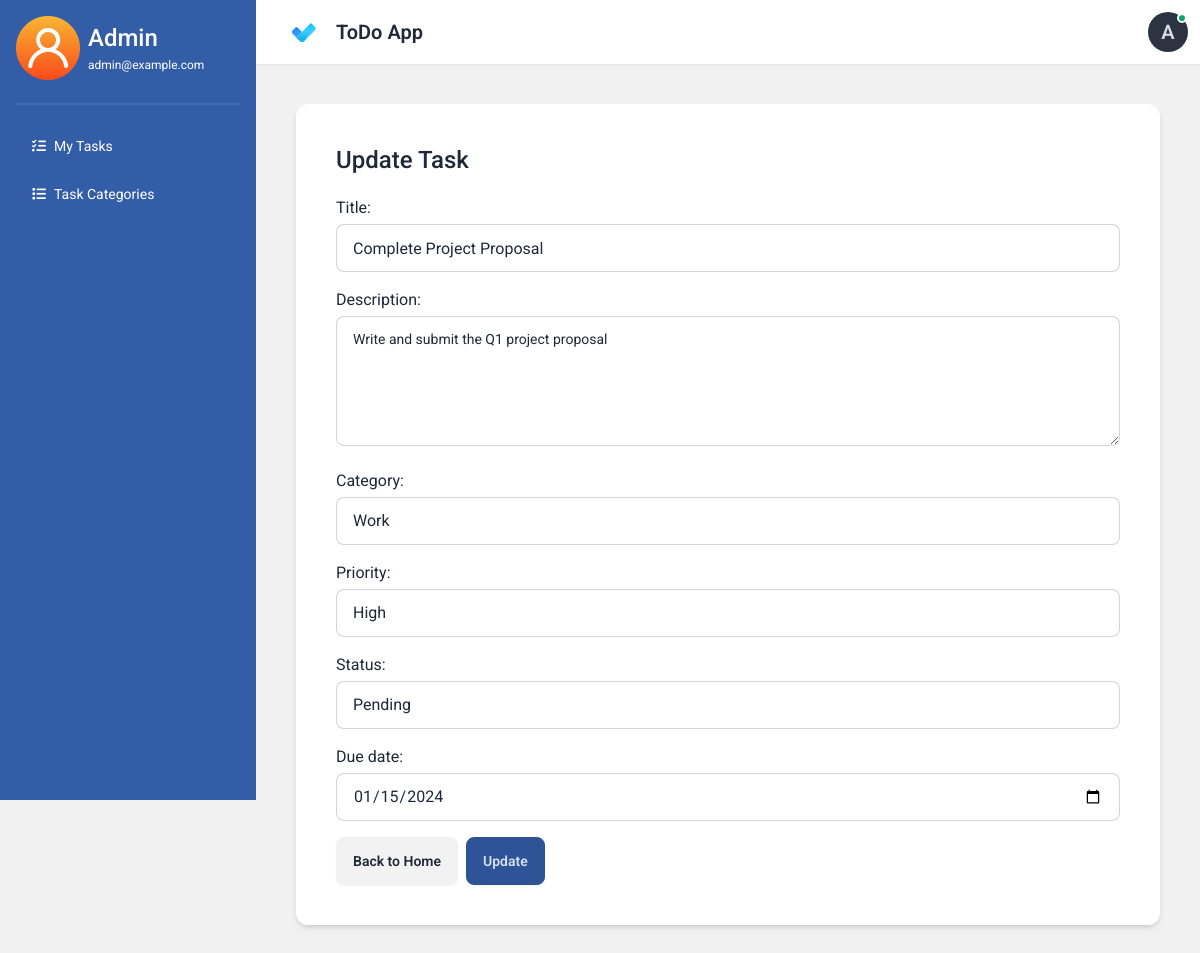
The page /edit_task/1/ (signed in) on the database its author committed.
### todoapp/models.py (models this page shows, shortened)
class Task(models.Model):
    PRIORITY_CHOICES = (
        ("low", "Low"),
        ("medium", "Medium"),
        ("high", "High"),
    )
    STATUS_CHOICES = (
        ("pending", "Pending"),
        ("in_progress", "In Progress"),
        ("completed", "Completed"),
    )
    title = models.CharField(max_length=50)
    description = models.TextField(blank=True)
    category = models.ForeignKey(Category, on_delete=models.CASCADE, related_name="tasks")
    priority = models.CharField(max_length=10, choices=PRIORITY_CHOICES)
    status = models.CharField(max_length=15, choices=STATUS_CHOICES, default="pending")
    due_date = models.DateField()
    user = models.ForeignKey(User, on_delete=models.CASCADE, related_name='tasks')
    created_at = models.DateTimeField(auto_now_add=True)
    updated_at = models.DateTimeField(auto_now=True)
    class Meta:
        verbose_name_plural = "Tasks"

### todoapp/views.py (the view, shortened to what this page needs)
# urls.py: path('edit_task/<int:task_id>/', views.edit_task, name='edit_task'),
@login_required
def edit_task(request, task_id):
    task = get_object_or_404(Task, id=task_id, user=request.user)
    form = TaskForm(instance=task)
    return render(request, 'todoapp/create_task.html', {'form': form})

### todoapp/forms.py
class TaskForm(forms.ModelForm):
    class Meta:
        model = Task
        exclude = ("user", )
        widgets = {
            'title': forms.TextInput(attrs={'class': 'input input-bordered w-full mt-1'}),
            'description': forms.Textarea(attrs={'class': 'textarea input-bordered w-full mt-1', 'rows': 4}),
            'category': forms.Select(attrs={'class': 'input input-bordered w-full mt-1'}),
            'priority': forms.Select(attrs={'class': 'input input-bordered w-full mt-1'}),
            'status': forms.Select(attrs={'class': 'input input-bordered w-full mt-1'}),
            'completed': forms.Select(attrs={'class': 'input input-bordered w-full mt-1'}),
            'due_date': forms.DateInput(attrs={'class': 'input input-bordered w-full mt-1', 'type': 'date'}),
        }

### todoapp/models.py (called while the page is built)
    def __str__(self):
        return self.name

### todoapp/templates/todoapp/create_task.html (shortened to what this page needs)
{% extends "todoapp/layout.html" %}
{% block content %}
<section class="px-3 py-8 md:p-10 shadow-md rounded-xl" data-theme="light">
    <h1 class="text-2xl font-medium mb-5">
        {% if form.instance.pk %}
            Update Task
        {% else %}
            Create New Task
        {% endif %}
    </h1>
    <form class="flex flex-col gap-4" action="" method="POST">
        {{ form }}
        <div class="flex gap-2">
            <a href="{% url 'home' %}" class="btn">Back to Home</a>
            <button type="submit" class="btn" data-theme="aqua">
                {% if form.instance.pk %}
                    Update
                {% else %}
                    Create
                {% endif %}
            </button>
        </div>
    </form>
</section>
{% endblock content %}

### todoapp/templates/components/topnav.html (shortened to what this page needs)
<nav class="navbar shadow-sm">
    <div class="flex-1">
      <a href="{% url "home" %}" class="btn bg-white hover:bg-white shadow-none border-none text-xl" data-theme="light">
        ToDo App
      </a>
    </div>
    <div class="flex-none gap-2">
      <div class="dropdown dropdown-end">
        <div tabindex="0" role="button" class="btn btn-ghost btn-circle avatar">
          <div class="avatar online placeholder">
            <div class="bg-neutral text-neutral-content w-10 rounded-full">
              <span class="text-xl">{{ request.user.username.0|upper }}</span>
            </div>
          </div>
        </div>
      </div>
    </div>
</nav>

### todoapp/templates/components/sidebar.html (shortened to what this page needs)
{% load static %}
<div class="drawer-side">
    <div class="menu text-base-content min-h-full w-64 p-4" data-theme="aqua">
      <div class="flex items-center gap-2">
        <img class="w-16" src="{% static "todoapp/images/user.png" %}" alt="">
        <div>
          <h2 class="text-white text-2xl font-medium">{{ request.user.username|title }}</h2>
          <span class="text-xs text-white">{{ request.user.email }}</span>
        </div>
      </div>
      <div class="divider"></div>
      <ul class="flex flex-col gap-3">
        <li><a href="{% url "home" %}" class="py-2 {% if request.resolver_match.url_name == 'home' %}active{% endif %}" style="color: white"><i class="fa-solid fa-list-check"></i>My Tasks</a></li>
        <li><a href="{% url "category_list" %}" class="py-2 {% if request.resolver_match.url_name == 'category_list' %} active {% endif %}" style="color: white"><i class="fa-solid fa-list"></i> Task Categories</a></li>
      </ul>
    </div>
  </div>
</div>

### todoapp/templates/todoapp/layout.html (style rules this page uses)
body { font-family: "Roboto", serif; }

### rows shown on the page
Task: title "Complete Project Proposal", description "Write and submit the Q1 project proposal", category "Work", priority "High", status "Pending", due_date "01/15/2024"

### other values the page prints
{{ request.user.username.0|upper }} "A"
{{ request.user.username|title }} "Admin"
{{ request.user.email }} "admin@example.com"
